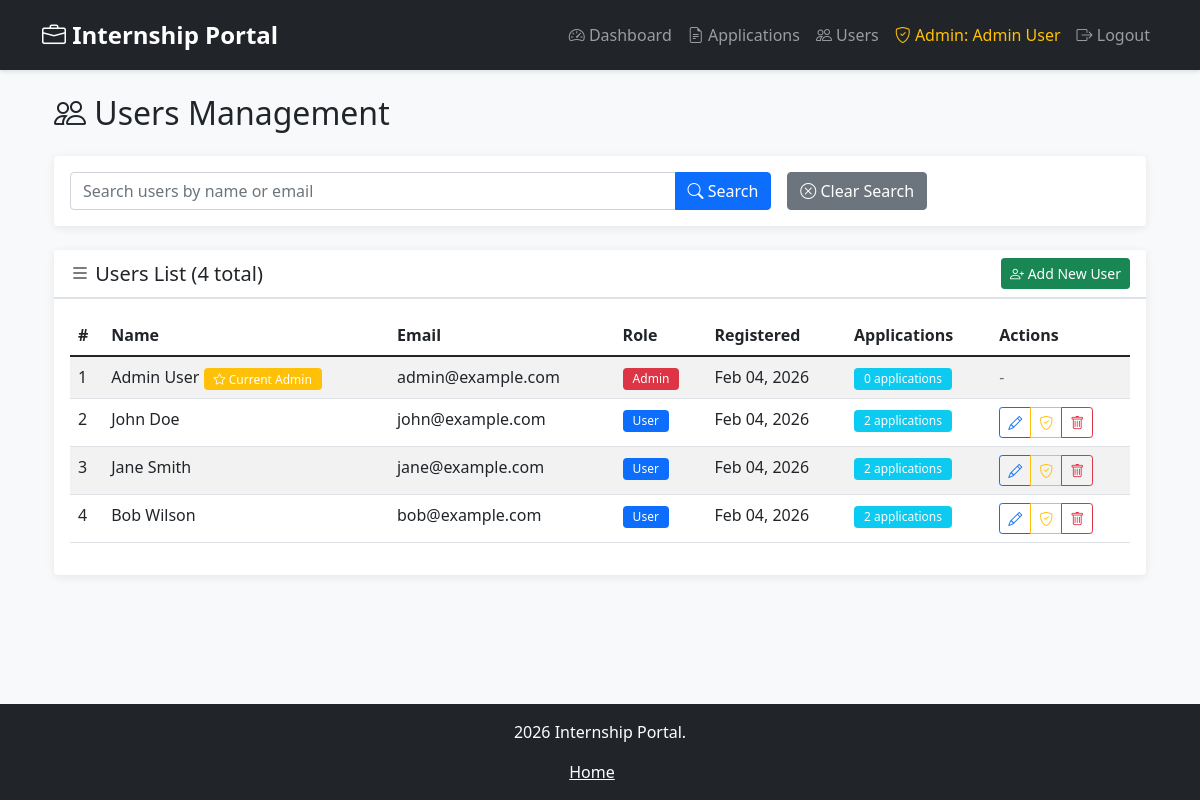
The page /admin/users.php (signed in) on the database its author committed.
### tables this page shows
CREATE TABLE users (
    id INT PRIMARY KEY AUTO_INCREMENT,
    name VARCHAR(100) NOT NULL,
    email VARCHAR(100) UNIQUE NOT NULL,
    password VARCHAR(255) NOT NULL,
    role ENUM('user', 'admin') DEFAULT 'user',
    created_at TIMESTAMP DEFAULT CURRENT_TIMESTAMP
);

### admin/users.php (the view, shortened to what this page needs)
<?php
$database = new Database();
$db = $database->getConnection();
$records_per_page = 10;
$page = isset($_GET['page']) ? (int)$_GET['page'] : 1;
$offset = ($page - 1) * $records_per_page;
$search = isset($_GET['search']) ? $_GET['search'] : '';
$where_clause = "WHERE 1=1";
$count_query = "SELECT COUNT(*) as total FROM users $where_clause";
$count_stmt = $db->prepare($count_query);
$count_stmt->execute();
$total_records = $count_stmt->fetch()['total'];
$query = "SELECT * FROM users $where_clause ORDER BY created_at DESC LIMIT :offset, :limit";
$stmt = $db->prepare($query);
$stmt->bindValue(':offset', $offset, PDO::PARAM_INT);
$stmt->bindValue(':limit', $records_per_page, PDO::PARAM_INT);
$stmt->execute();
$users = $stmt->fetchAll(PDO::FETCH_ASSOC);
?>
<?php include '../includes/header.php'; ?>
<div class="container-fluid">
    <h2 class="mb-4">
        <i class="bi bi-people"></i> Users Management
    </h2>
    <div class="card mb-4">
        <div class="card-body">
            <form method="GET" class="row g-3">
                <div class="col-md-8">
                    <div class="input-group">
                        <input type="text" class="form-control" name="search"
                               placeholder="Search users by name or email"
                               value="<?php echo htmlspecialchars($search); ?>">
                        <button class="btn btn-primary" type="submit">
                            <i class="bi bi-search"></i> Search
                        </button>
                    </div>
                </div>
                <div class="col-md-4">
                    <a href="users.php" class="btn btn-secondary">
                        <i class="bi bi-x-circle"></i> Clear Search
                    </a>
                </div>
            </form>
        </div>
    </div>
    <div class="card">
        <div class="card-header d-flex justify-content-between align-items-center">
            <h5 class="mb-0">
                <i class="bi bi-list"></i> Users List (<?php echo $total_records; ?> total)
            </h5>
            <a href="../auth/register.php" class="btn btn-success btn-sm">
                <i class="bi bi-person-plus"></i> Add New User
            </a>
        </div>
        <div class="card-body">
            <?php if(empty($users)): ?>
                <div class="alert alert-info">
                    <i class="bi bi-info-circle"></i> No users found.
                </div>
            <?php else: ?>
                <div class="table-responsive">
                    <table class="table table-striped table-hover">
                        <thead>
                            <tr>
                                <th>#</th>
                                <th>Name</th>
                                <th>Email</th>
                                <th>Role</th>
                                <th>Registered</th>
                                <th>Applications</th>
                                <th>Actions</th>
                            </tr>
                        </thead>
                        <tbody>
                            <?php foreach($users as $index => $user): ?>
                                <tr id="user-row-<?php echo $user['id']; ?>">
                                    <td><?php echo $offset + $index + 1; ?></td>
                                    <td>
                                        <?php echo htmlspecialchars($user['name']); ?>
                                        <?php if($user['id'] == $_SESSION['admin_id']): ?>
                                            <span class="badge bg-warning">
                                                <i class="bi bi-star"></i> Current Admin
                                            </span>
                                        <?php endif; ?>
                                    </td>
                                    <td><?php echo htmlspecialchars($user['email']); ?></td>
                                    <td>
                                        <span class="badge <?php echo $user['role'] == 'admin' ? 'bg-danger' : 'bg-primary'; ?>">
                                            <?php echo ucfirst($user['role']); ?>
                                        </span>
                                    </td>
                                    <td><?php echo date('M d, Y', strtotime($user['created_at'])); ?></td>
                                    <td>
                                        <?php
                                        $app_stmt = $db->prepare("SELECT COUNT(*) as count FROM applications WHERE user_id = ?");
                                        $app_stmt->execute([$user['id']]);
                                        $app_count = $app_stmt->fetch()['count'];
                                        ?>
                                        <span class="badge bg-info"><?php echo $app_count; ?> applications</span>
                                    </td>
                                    <td>
                                        <?php if($user['id'] != $_SESSION['admin_id']): ?>
                                            <div class="btn-group btn-group-sm">
                                                <button class="btn btn-outline-primary"
                                                        onclick="editUser(<?php echo $user['id']; ?>,'<?php echo htmlspecialchars(addslashes($user['name'])); ?>','<?php echo htmlspecialchars(addslashes($user['email'])); ?>','<?php echo $user['role']; ?>')"
                                                        title="Edit User">
                                                    <i class="bi bi-pencil"></i>
                                                </button>
                                                <button class="btn btn-outline-warning"
                                                        onclick="makeAdmin(<?php echo $user['id']; ?>,'<?php echo htmlspecialchars(addslashes($user['name'])); ?>')"
                                                        title="Make Admin">
                                                    <i class="bi bi-shield-check"></i>
                                                </button>
                                                <button class="btn btn-outline-danger"
                                                        onclick="confirmDelete(<?php echo $user['id']; ?>,'<?php echo htmlspecialchars(addslashes($user['name'])); ?>', <?php echo $app_count; ?>)"
                                                        title="Delete User">
                                                    <i class="bi bi-trash"></i>
                                                </button>
                                            </div>
                                        <?php else: ?>
                                            <span class="text-muted">-</span>
                                        <?php endif; ?>
                                    </td>
                                </tr>
                            <?php endforeach; ?>
                        </tbody>
                    </table>
                </div>
            <?php endif; ?>
        </div>
    </div>
</div>
<?php include '../includes/footer.php'; ?>

### css/style.css (style rules this page uses)
body { background-color: #f8f9fa; min-height: 100vh; display: flex; flex-direction: column; font-family: 'Segoe UI', Tahoma, Geneva, Verdana, sans-serif; }
.card { box-shadow: 0 2px 10px rgba(0,0,0,0.08); border: none; margin-bottom: 20px; transition: transform 0.2s; }
.card-header { background-color: #fff; border-bottom: 2px solid #dee2e6; font-weight: 600; }
.badge { font-weight: 500; padding: 5px 10px; }
.btn { transition: all 0.3s; }

### rows shown on the page
users: index "1", name "Admin User", shows "Current Admin", email "admin@example.com", role "Admin", created_at "Feb 04, 2026", app_count "0"
users: index "2", name "John Doe", email "john@example.com", role "User", created_at "Feb 04, 2026", app_count "2"
users: index "3", name "Jane Smith", email "jane@example.com", role "User", created_at "Feb 04, 2026", app_count "2"
users: index "4", name "Bob Wilson", email "bob@example.com", role "User", created_at "Feb 04, 2026", app_count "2"

### other values the page prints
$_SESSION['admin_name'] "Admin User"
$total_records "4"
